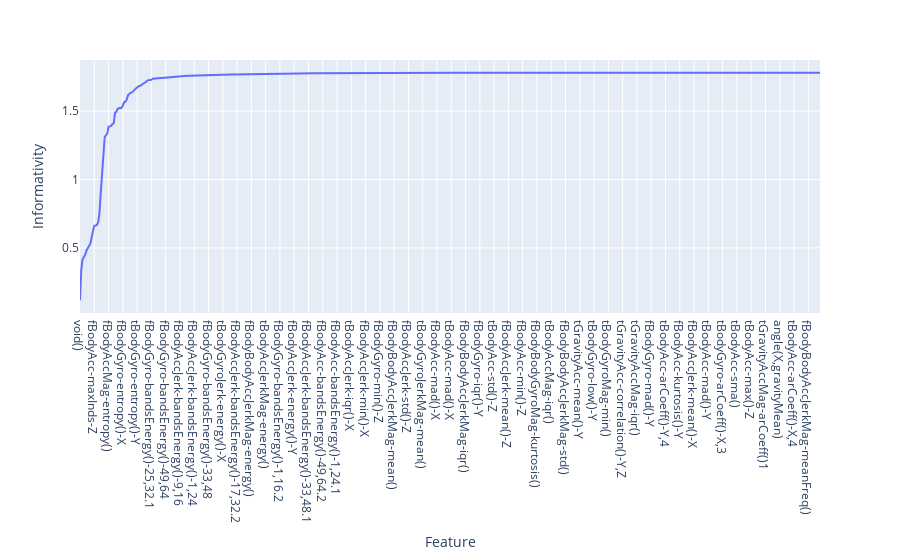

Write notebook code for a chart like this one.
### Code cell
px.line(mutual_info, x='Feature', y='Informativity')

### Figure 1 — Plotly figure (JSON) as saved in the notebook; plotly's stock layout.template omitted (floating-point values rounded to 4 significant figures; data arrays with more than 128 entries replaced by an {"elided": "..."} marker saying what was removed)
{"data": [{"hovertemplate": "Feature=%{x}<br>Informativity=%{y}<extra></extra>", "legendgroup": "", "line": {"color": "#636efa", "dash": "solid"}, "mode": "lines", "name": "", "orientation": "v", "showlegend": false, "type": "scatter", "x": {"elided": "571 str values"}, "xaxis": "x", "y": {"elided": "571 float values"}, "yaxis": "y"}], "layout": {"legend": {"tracegroupgap": 0}, "margin": {"t": 60}, "xaxis": {"anchor": "y", "domain": [0, 1], "title": {"text": "Feature"}}, "yaxis": {"anchor": "x", "domain": [0, 1], "title": {"text": "Informativity"}}}}
